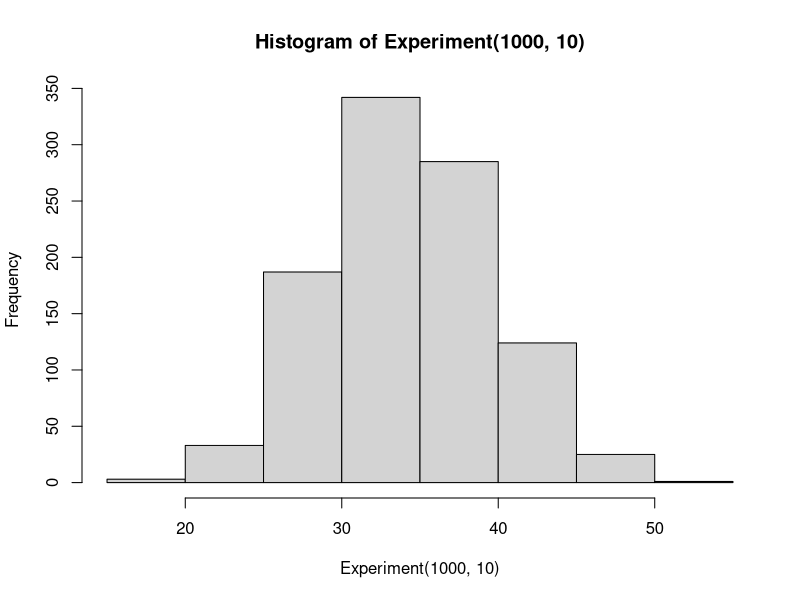

Here is the R script that generated this plot:
Augensumme <- function (wuerfe) {
  x <- sample (c (1, 2, 3, 4, 5, 6), size = wuerfe, replace = T)
  s = sum (x)
  return (s)
}

Experiment <- function (wiederholungen, wuerfe) {
  haeufigkeit <- c ()
  for (i in 1 : wiederholungen) {
    haeufigkeit [i] = Augensumme (wuerfe)
  }
  return (haeufigkeit)
}

hist (Experiment (1000, 10))
